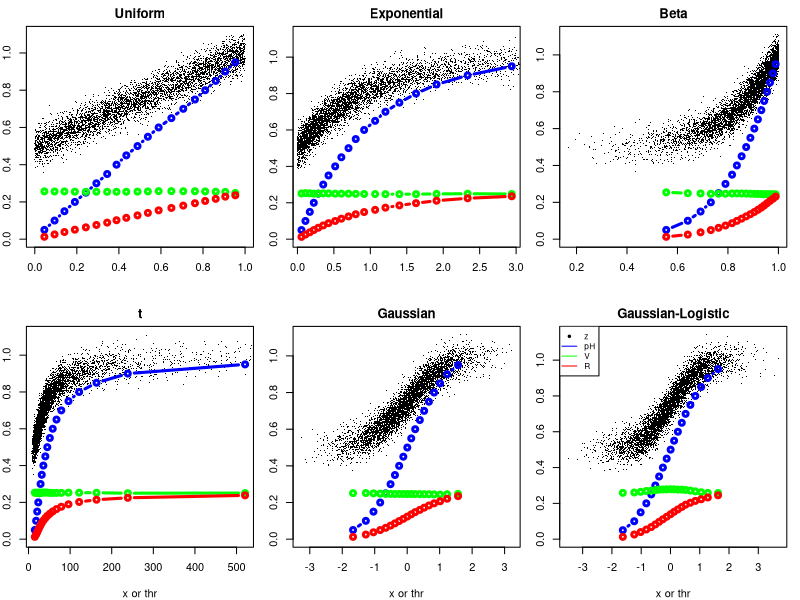
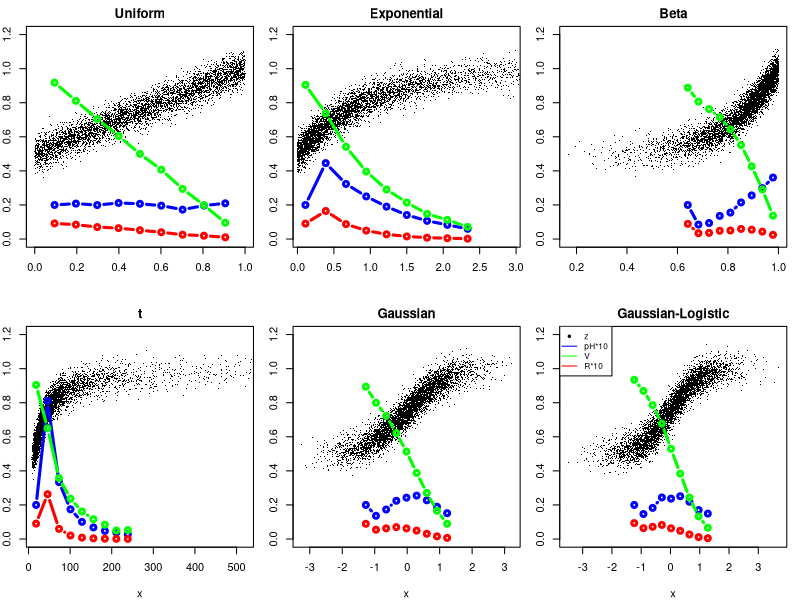

These figures' R source, in order:
# Probabilistic Risk Analysis and Bayesian Decision Theory - 2nd ed.
# Marcel van Oijen & Mark Brewer (2026)

# Chapter 9: On Threshold Choice

  PRA <- function( x, z, thr=0 ) {
    n       <- length(x)     ; H         <- which(x < thr) ; n_H <- length(H)
    Ez_H    <- mean( z[ H] ) ; s_Ez_H    <- sqrt( var(z[ H]) /    n_H  )
    Ez_notH <- mean( z[-H] ) ; s_Ez_notH <- sqrt( var(z[-H]) / (n-n_H) )
    pH      <- n_H / n       ; V         <- Ez_notH - Ez_H ; R  <- pH * V
    s_pH    <- sqrt( pH*(1-pH) / n )
    s_V     <- sqrt( s_Ez_H^2 + s_Ez_notH^2 )
    s_R     <- sqrt( s_pH^2*s_V^2 + s_pH^2*V^2 + pH^2*s_V^2 )
    return( c(pH=pH,V=V,R=R,s_pH=s_pH,s_V=s_V,s_R=s_R) )
  }

  PRAm <- function( x, z, thr=-1:1 ) {
    n   <- length(x) ; n_thr <- length(thr)
    H   <- vector("list",n_thr)
    n_H <- pH <- V <- R <- s_pH <- s_V <- s_R <- rep(NA,n_thr)
    H[[1]]  <- which( x < thr[1] ) ; n_H[1] <- length(H[[1]])
    for(i in 2:n_thr) { H[[i]] <- which( thr[i-1] <= x & x < thr[i])
                       n_H[i] <- length(H[[i]]) } ; n_notH <- n - sum(n_H)
    H.all   <- which( x < thr[n_thr] )
    pH      <- n_H / n             ; s_pH      <- sqrt( pH*(1-pH) / n )
    Ez_notH <- mean( z[-H.all] )   ; s_Ez_notH <- sqrt( var(z[-H.all] ) / n_notH )   
    for(i in 1:n_thr) {
      Ez_Hi <- mean( z[ H[[i]] ] ) ; s_Ez_Hi <- sqrt( var(z[ H[[i]]]) /  n_H[i] )
      V[i]  <- Ez_notH - Ez_Hi     ; s_V[i]  <- sqrt( s_Ez_notH^2 + s_Ez_Hi^2 ) }
    R       <- pH * V
    s_R     <- sqrt( s_pH^2 * s_V^2 + s_pH^2 * V^2 + pH^2 * s_V^2 )
    return( cbind( thr, pH, V, R, s_pH, s_V, s_R ) )
  }

## Conditions for V Being Constant in Single-Threshold PRA
  
  set.seed(1)

  n   <- 5e3
  x_U <- runif(n)     ; z_U <- 0.5 + x_U/2               + rnorm(n,0,0.05)
  x_E <- rexp(n)      ; z_E <- 1   - exp(-x_E)/2         + rnorm(n,0,0.05)
  x_B <- rbeta(n,5,1) ; z_B <- 0.5 + pbeta(x_B,5,1)/2    + rnorm(n,0,0.05)
  x_t <- rt(n,1,30)   ; z_t <- 0.5 + pt(x_t,1,30)/2      + rnorm(n,0,0.05)
  x_G <- rnorm(n)     ; z_G <- 0.5 + pnorm(x_G)/2        + rnorm(n,0,0.05)
  x_L <- rnorm(n)     ; z_L <- 0.5 + 0.5/(1+exp(-2*x_L)) + rnorm(n,0,0.05)
  
  thr.seq_U <- quantile( x_U, (1:19)/20 )
  PRA.seq_U <- t( sapply( thr.seq_U, function(t){PRA(x_U,z_U,t)} ) )

  thr.seq_E <- quantile( x_E, (1:19)/20 )
  thr.seq_B <- quantile( x_B, (1:19)/20 )
  thr.seq_t <- quantile( x_t, (1:19)/20 )
  thr.seq_G <- quantile( x_G, (1:19)/20 )
  thr.seq_L <- quantile( x_L, (1:19)/20 )
  
  PRA.seq_E <- t( sapply( thr.seq_E, function(t){PRA(x_E,z_E,t)} ) )
  PRA.seq_B <- t( sapply( thr.seq_B, function(t){PRA(x_B,z_B,t)} ) )
  PRA.seq_t <- t( sapply( thr.seq_t, function(t){PRA(x_t,z_t,t)} ) )
  PRA.seq_G <- t( sapply( thr.seq_G, function(t){PRA(x_G,z_G,t)} ) )
  PRA.seq_L <- t( sapply( thr.seq_L, function(t){PRA(x_L,z_L,t)} ) )

  par(mfrow=c(2,3), mar=c(4,2,2,1))

  plot( x_U, z_U, xlab="", ylim=range(z_U,PRA.seq_U),
        pch=".", main="Uniform" )
  points( thr.seq_U, PRA.seq_U[,"pH"], type="b", lwd=3, col="blue" )
  points( thr.seq_U, PRA.seq_U[,"V"] , type="b", lwd=3, col="green" )
  points( thr.seq_U, PRA.seq_U[,"R"] , type="b", lwd=3, col="red" )

  plot( x_E, z_E, xlab="", xlim=range(thr.seq_E), ylim=range(z_E,PRA.seq_E),
        pch=".", main="Exponential" )
  points( thr.seq_E, PRA.seq_E[,"pH"], type="b", lwd=3, col="blue" )
  points( thr.seq_E, PRA.seq_E[,"V"] , type="b", lwd=3, col="green" )
  points( thr.seq_E, PRA.seq_E[,"R"] , type="b", lwd=3, col="red" )

  plot( x_B, z_B,  xlab="", ylim=range(z_B,PRA.seq_B),
          pch=".", main="Beta" )
  points( thr.seq_B, PRA.seq_B[,"pH"], type="b", lwd=3, col="blue" )
  points( thr.seq_B, PRA.seq_B[,"V"] , type="b", lwd=3, col="green" )
  points( thr.seq_B, PRA.seq_B[,"R"] , type="b", lwd=3, col="red" )

  plot( x_t, z_t,  xlab="x or thr", xlim=range(thr.seq_t), ylim=range(z_t,PRA.seq_t),
        pch=".", main="t" )
  points( thr.seq_t, PRA.seq_t[,"pH"], type="b", lwd=3, col="blue" )
  points( thr.seq_t, PRA.seq_t[,"V"] , type="b", lwd=3, col="green" )
  points( thr.seq_t, PRA.seq_t[,"R"] , type="b", lwd=3, col="red" )

  plot( x_G, z_G,  xlab="x or thr", ylim=range(z_G,PRA.seq_G),
        pch=".", main="Gaussian" )
  points( thr.seq_G, PRA.seq_G[,"pH"], type="b", lwd=3, col="blue" )
  points( thr.seq_G, PRA.seq_G[,"V"] , type="b", lwd=3, col="green" )
  points( thr.seq_G, PRA.seq_G[,"R"] , type="b", lwd=3, col="red" )

  plot( x_L, z_L,  xlab="x or thr", ylim=range(z_L,PRA.seq_L),
        pch=".", main="Gaussian-Logistic" )
  points( thr.seq_L, PRA.seq_L[,"pH"], type="b", lwd=3, col="blue" )
  points( thr.seq_L, PRA.seq_L[,"V"] , type="b", lwd=3, col="green" )
  points( thr.seq_L, PRA.seq_L[,"R"] , type="b", lwd=3, col="red" )
  legend ( "topleft", legend=c("z","pH","V","R"),
           col=c("black","blue","green","red"),
           pch=c(20,NA,NA,NA), lty=c(NA,1,1,1), cex=0.75 )
  
## Single- vs. Multi-Threshold PRA

  thr.seqU_U  <- seq( quantile(x_U,1/10), quantile(x_U,9/10), length.out=9 )
  PRAm.seqU_U <- PRAm( x_U, z_U, thr.seqU_U )

  thr.seqU_E  <- seq( quantile(x_E,1/10), quantile(x_E,9/10), length.out=9 )
  thr.seqU_B  <- seq( quantile(x_B,1/10), quantile(x_B,9/10), length.out=9 )
  thr.seqU_t  <- seq( quantile(x_t,1/10), quantile(x_t,9/10), length.out=9 )
  thr.seqU_G  <- seq( quantile(x_G,1/10), quantile(x_G,9/10), length.out=9 )
  thr.seqU_L  <- seq( quantile(x_L,1/10), quantile(x_L,9/10), length.out=9 )
  
  PRAm.seqU_E <- PRAm( x_E, z_E, thr.seqU_E )
  PRAm.seqU_B <- PRAm( x_B, z_B, thr.seqU_B )
  PRAm.seqU_t <- PRAm( x_t, z_t, thr.seqU_t )
  PRAm.seqU_G <- PRAm( x_G, z_G, thr.seqU_G )
  PRAm.seqU_L <- PRAm( x_L, z_L, thr.seqU_L )

  par(mfrow=c(2,3), mar=c(4,2,2,1))

  plot( x_U, z_U, xlab="", ylim=c(0,1.2),
        pch=".", main="Uniform" )
  points( thr.seqU_U, 2*PRAm.seqU_U[,"pH"], type="b", lwd=3, col="blue" )
  points( thr.seqU_U, 2*PRAm.seqU_U[,"V"] , type="b", lwd=3, col="green" )
  points( thr.seqU_U, 2*PRAm.seqU_U[,"R"] , type="b", lwd=3, col="red" )

  plot( x_E, z_E, xlab="", xlim=range(thr.seq_E), ylim=c(0,1.2),
        pch=".", main="Exponential" )
  points( thr.seqU_E, 2*PRAm.seqU_E[,"pH"], type="b", lwd=3, col="blue" )
  points( thr.seqU_E, 2*PRAm.seqU_E[,"V"] , type="b", lwd=3, col="green" )
  points( thr.seqU_E, 2*PRAm.seqU_E[,"R"] , type="b", lwd=3, col="red" )

  plot( x_B, z_B,  xlab="", ylim=c(0,1.2), pch=".", main="Beta" )
  points( thr.seqU_B, 2*PRAm.seqU_B[,"pH"], type="b", lwd=3, col="blue" )
  points( thr.seqU_B, 2*PRAm.seqU_B[,"V"] , type="b", lwd=3, col="green" )
  points( thr.seqU_B, 2*PRAm.seqU_B[,"R"] , type="b", lwd=3, col="red" )

  plot( x_t, z_t,  xlab="x", xlim=range(thr.seq_t), ylim=c(0,1.2),
        pch=".", main="t" )
  points( thr.seqU_t, 2*PRAm.seqU_t[,"pH"], type="b", lwd=3, col="blue" )
  points( thr.seqU_t, 2*PRAm.seqU_t[,"V"] , type="b", lwd=3, col="green" )
  points( thr.seqU_t, 2*PRAm.seqU_t[,"R"] , type="b", lwd=3, col="red" )

  plot( x_G, z_G,  xlab="x", ylim=c(0,1.2), pch=".", main="Gaussian" )
  points( thr.seqU_G, 2*PRAm.seqU_G[,"pH"], type="b", lwd=3, col="blue" )
  points( thr.seqU_G, 2*PRAm.seqU_G[,"V"] , type="b", lwd=3, col="green" )
  points( thr.seqU_G, 2*PRAm.seqU_G[,"R"] , type="b", lwd=3, col="red" )

  plot( x_L, z_L,  xlab="x", ylim=c(0,1.2), pch=".", main="Gaussian-Logistic" )
  points( thr.seqU_L, 2*PRAm.seqU_L[,"pH"], type="b", lwd=3, col="blue" )
  points( thr.seqU_L, 2*PRAm.seqU_L[,"V"] , type="b", lwd=3, col="green" )
  points( thr.seqU_L, 2*PRAm.seqU_L[,"R"] , type="b", lwd=3, col="red" )
  legend ( "topleft", legend=c("z","pH*10","V","R*10"),
           col=c("black","blue","green","red"),
           pch=c(20,NA,NA,NA), lty=c(NA,1,1,1), cex=0.75 )
